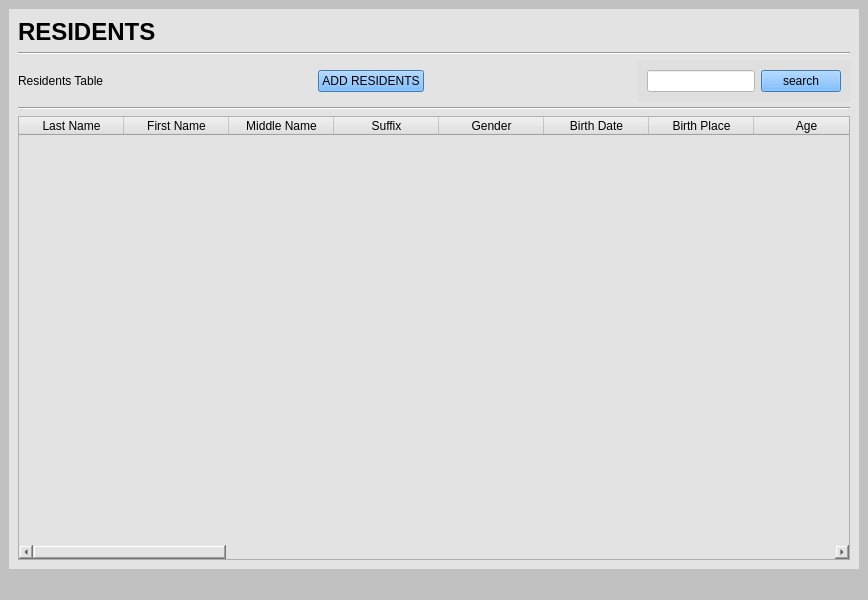
<?xml version='1.0' encoding='UTF-8'?>
<ui version="4.0">
 <class>MainWindow</class>
 <widget class="QMainWindow" name="MainWindow">
  <property name="geometry">
   <rect>
    <x>0</x>
    <y>0</y>
    <width>868</width>
    <height>600</height>
   </rect>
  </property>
  <property name="windowTitle">
   <string>MainWindow</string>
  </property>
  <property name="styleSheet">
   <string notr="true">background-color: rgb(193, 193, 193);</string>
  </property>
  <widget class="QWidget" name="centralwidget">
   <layout class="QGridLayout" name="gridLayout">
    <item row="0" column="1">
     <widget class="QWidget" name="widget" native="true">
      <property name="styleSheet">
       <string notr="true">background-color: rgb(227, 227, 227);</string>
      </property>
      <layout class="QVBoxLayout" name="verticalLayout">
       <item>
        <widget class="QLabel" name="label">
         <property name="text">
          <string>&lt;html&gt;&lt;head/&gt;&lt;body&gt;&lt;p&gt;&lt;span style=" font-size:18pt; font-weight:700;"&gt;RESIDENTS&lt;/span&gt;&lt;/p&gt;&lt;/body&gt;&lt;/html&gt;</string>
         </property>
        </widget>
       </item>
       <item>
        <widget class="Line" name="line">
         <property name="orientation">
          <enum>Qt::Horizontal</enum>
         </property>
        </widget>
       </item>
       <item>
        <layout class="QHBoxLayout" name="horizontalLayout_3">
         <item>
          <widget class="QLabel" name="label_2">
           <property name="text">
            <string>Residents Table</string>
           </property>
          </widget>
         </item>
         <item>
          <spacer name="horizontalSpacer">
           <property name="orientation">
            <enum>Qt::Horizontal</enum>
           </property>
           <property name="sizeHint" stdset="0">
            <size>
             <width>40</width>
             <height>20</height>
            </size>
           </property>
          </spacer>
         </item>
         <item>
          <widget class="QPushButton" name="pushButton">
           <property name="styleSheet">
            <string notr="true">background-color: rgb(85, 170, 255);
color: rgb(0, 0, 0);</string>
           </property>
           <property name="text">
            <string>ADD RESIDENTS</string>
           </property>
          </widget>
         </item>
         <item>
          <spacer name="horizontalSpacer_2">
           <property name="orientation">
            <enum>Qt::Horizontal</enum>
           </property>
           <property name="sizeHint" stdset="0">
            <size>
             <width>40</width>
             <height>20</height>
            </size>
           </property>
          </spacer>
         </item>
         <item>
          <widget class="QWidget" name="widget_2" native="true">
           <property name="styleSheet">
            <string notr="true">background-color: rgb(223, 223, 223);</string>
           </property>
           <layout class="QHBoxLayout" name="horizontalLayout_2">
            <item>
             <layout class="QHBoxLayout" name="horizontalLayout">
              <item>
               <widget class="QLineEdit" name="lineEdit">
                <property name="styleSheet">
                 <string notr="true">background-color: rgb(255, 255, 255);</string>
                </property>
                <property name="inputMask">
                 <string />
                </property>
                <property name="text">
                 <string />
                </property>
               </widget>
              </item>
              <item>
               <widget class="QPushButton" name="pushButton_2">
                <property name="styleSheet">
                 <string notr="true">background-color: rgb(85, 170, 255);</string>
                </property>
                <property name="text">
                 <string>search</string>
                </property>
               </widget>
              </item>
             </layout>
            </item>
           </layout>
          </widget>
         </item>
        </layout>
       </item>
       <item>
        <widget class="Line" name="line_2">
         <property name="orientation">
          <enum>Qt::Horizontal</enum>
         </property>
        </widget>
       </item>
       <item>
        <widget class="QTableWidget" name="tableWidget">
         <property name="styleSheet">
          <string notr="true">QHeaderView::section {
    background-color: #0078D4;
    color: white;
    padding: 8px;
    font-weight: bold;
	font-size: 11px;
}

QTableWidget {
    gridline-color: #d0d0d0;
    font-size: 13px;
}


background-color: rgb(240, 240, 240);</string>
         </property>
         <attribute name="horizontalHeaderDefaultSectionSize">
          <number>105</number>
         </attribute>
         <column><property name="text"><string>Last Name</string></property></column><column><property name="text"><string>First Name</string></property></column><column><property name="text"><string>Middle Name</string></property></column><column><property name="text"><string>Suffix</string></property></column><column><property name="text"><string>Gender</string></property></column><column><property name="text"><string>Birth Date</string></property></column><column><property name="text"><string>Birth Place</string></property></column><column><property name="text"><string>Age</string></property></column><column><property name="text"><string>Civil Status</string></property></column><column><property name="text"><string>Spouse Name</string></property></column><column><property name="text"><string>No. of Children</string></property></column><column><property name="text"><string>No. of Siblings</string></property></column><column><property name="text"><string>Mother's Full Name</string></property></column><column><property name="text"><string>Father's Full Name</string></property></column><column><property name="text"><string>Nationality</string></property></column><column><property name="text"><string>Religion</string></property></column><column><property name="text"><string>Occupation</string></property></column><column><property name="text"><string>Highest Educational Attainment</string></property></column><column><property name="text"><string>Contact Number</string></property></column><column><property name="text"><string>Emergency Contact Name</string></property></column><column><property name="text"><string>Emergency Contact Number</string></property></column><column><property name="text"><string>Sitio</string></property></column><column><property name="text"><string>Barangay</string></property></column><column><property name="text"><string>Municipality</string></property></column><column><property name="text"><string>Registered Voter</string></property></column><column><property name="text"><string>Indigent</string></property></column><column><property name="text"><string>Solo Parent</string></property></column><column><property name="text"><string>Solo Parent ID No.</string></property></column><column><property name="text"><string>4Ps Member</string></property></column></widget>
       </item>
      </layout>
     </widget>
    </item>
   </layout>
  </widget>
  <widget class="QMenuBar" name="menubar">
   <property name="geometry">
    <rect>
     <x>0</x>
     <y>0</y>
     <width>868</width>
     <height>33</height>
    </rect>
   </property>
  </widget>
  <widget class="QStatusBar" name="statusbar" />
 </widget>
 <resources />
 <connections />
</ui>
